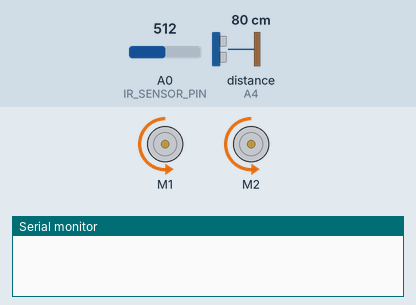
Simulated run of this sketch. Board: Arduino Uno, built with avr-gcc and run on an emulated ATmega328P. Shown: 2 × DC motor (green arrow = forward, orange = backward, longer = faster), the last lines printed to the serial monitor. The inputs (shaded band) are chosen by the test bench; at power-on: A0 (IR_SENSOR_PIN) = 512, distance to the obstacle (sensor on A4) 80 cm. The echo pulse lasts 58.3 µs per cm.

Above: at 2.8 s.
2.9 s: A0 (IR_SENSOR_PIN) set to 782
6.4 s: A0 (IR_SENSOR_PIN) set to 807
At 8.8 s:
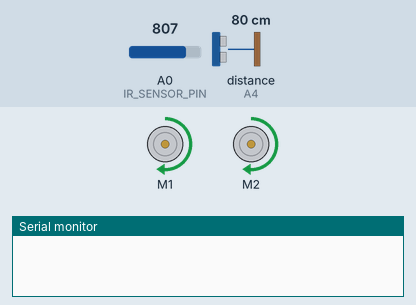
9.5 s: distance to the obstacle (sensor on A4) set to 17 cm
12.2 s: distance to the obstacle (sensor on A4) set to 13 cm
At 12.6 s:
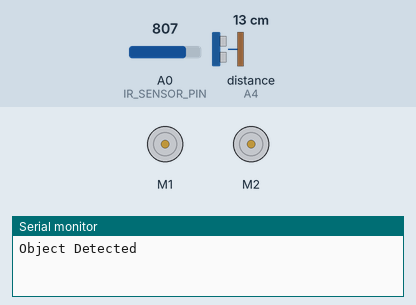
15.7 s: distance to the obstacle (sensor on A4) set to 18 cm
At 16.1 s:
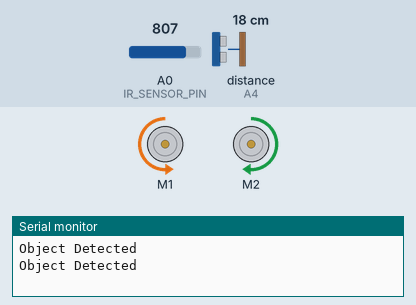
Timing chart, 0 to 18.7 s (numbered marks = the images above; inputs shaded):
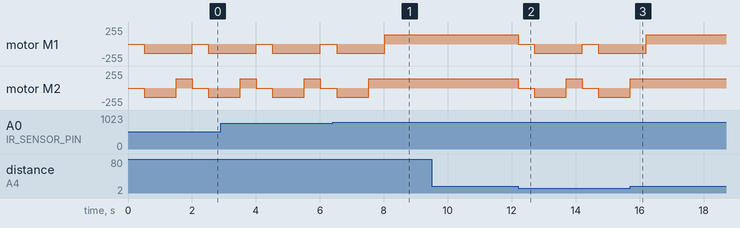

The sketch:

working_smars_code.ino
```cpp
#include <AFMotor.h>
#include <NewPing.h>  // Include NewPing library for ultrasonic sensor

// SMARS Demo with IR sensor for edge detection and Ultrasonic sensor for obstacle avoidance

// Motor definitions
AF_DCMotor R_motor(2);  // defines Right motor connector
AF_DCMotor L_motor(1);  // defines Left motor connector

// Ultrasonic sensor definitions
#define TRIG_PIN  A5  // Trig pazin for ultrasonic sensor
#define ECHO_PIN  A4 // Echo pin for ultrasonic sensor

#define IR_SENSOR_PIN A0  // IR sensor for edge detection
#define IR_THRESHOLD 800  // Example threshold value; adjust based on testing


#define MAX_DISTANCE 200  // Maximum distance we want to measure (in centimeters)
NewPing sonar(TRIG_PIN, ECHO_PIN, MAX_DISTANCE);


void setup() {
  Serial.begin(9600);  // sets up Serial library at 9600 bps
  L_motor.setSpeed(140);  // sets L motor speed
  R_motor.setSpeed(140);  // sets R motor speed
  pinMode(IR_SENSOR_PIN, INPUT);  // Set IR sensor pin as input

  // Initialize motors in the stopped state
  R_motor.run(RELEASE);
  L_motor.run(RELEASE);
}

void loop() {
  // Check for obstacles using the ultrasonic sensor
  if (detectObstacle()) {
    avoidObstacle();  // If an obstacle is detected, avoid it
  }

  // Check for edges using the IR sensor
  if (detectEdge()) {
    avoidEdge();  // If an edge is detected, avoid it
  } else {
    // If no obstacle or edge is detected, move forward
    moveForward();
  }
}

// Function to detect obstacles using the ultrasonic sensor
bool detectObstacle() {
  int distance = sonar.ping_cm();  // Get the distance to the nearest object in centimeters
  if (distance > 0 && distance < 15) {  // If distance is less than 15cm, consider it as an obstacle
  Serial.println("Object Detected");
    return true;
  } else {
    return false;
  }
}

// // Function to detect the edge of the table using the IR sensor
// bool detectEdge() {
//   int sensorValue = digitalRead(IR_SENSOR_PIN);
//   Serial.print("IR Sensor Value: ");  // Print a label
//   Serial.println(sensorValue);  // Print the sensor value to the Serial Monitor
//   if (sensorValue == LOW) {  // LOW indicates no surface below (edge of table)
//   Serial.println("Edge detected!");  // Print message if edge is detected
//     Serial.println("Edge detected!");  // Print message if edge is detected
//     return true;
//   } else {
//     Serial.println("Surface detected.");  // Print message if no edge is detected
//     return false;
//   }
// }

bool detectEdge() {
  int sensorValue = analogRead(IR_SENSOR_PIN);  // Read the analog value from the IR sensor
  //Serial.print("IR Sensor Value: ");  // Print a label
  //Serial.println(sensorValue);  // Print the sensor value to the Serial Monitor

  // Check if the sensor value is below the threshold (indicating an edge)
  if (sensorValue < IR_THRESHOLD) {
    //Serial.println("Edge detected!");  // Print message if edge is detected
    return true;  // Return true to indicate an edge
  } else {
    //Serial.println("Surface detected.");  // Print message if no edge is detected
    return false;  // Return false to indicate no edge
  }
}


// Function to avoid obstacles
void avoidObstacle() {
  stopMoving();  // Stop the robot
  delay(500);  // Wait for half a second
  moveBackward();  // Move backward to avoid the obstacle
  delay(1000);  // Move back for 1 second
  turnLeft();  // Turn left to change direction
  delay(500);  // Turn for half a second
  stopMoving();  // Stop after turning
}

// Function to avoid falling off the edge of the table
void avoidEdge() {
  stopMoving();  // Stop the robot
  delay(500);  // Wait for half a second
  moveBackward();  // Move backward away from the edge
  delay(1000);  // Move back for 1 second
  turnLeft();  // Turn left to move away from the edge
  delay(500);  // Turn for half a second
  stopMoving();  // Stop after turning
}

// Function to move the robot forward
void moveForward() {
  R_motor.run(FORWARD);
  L_motor.run(FORWARD);
}

// Function to move the robot backward
void moveBackward() {
  R_motor.run(BACKWARD);
  L_motor.run(BACKWARD);
}

// Function to turn the robot left
void turnLeft() {
  R_motor.run(FORWARD);
  L_motor.run(BACKWARD);
}

// Function to stop the robot
void stopMoving() {
  R_motor.run(RELEASE);
  L_motor.run(RELEASE);
}
```

Measured:
- the behaviour switches between 799 and 800 on A0 (IR_SENSOR_PIN) (found by bisection; images 0 and 1)
- the behaviour switches between 15 and 14 cm on distance to the obstacle (sensor on A4) (found by bisection; images 1 and 2)
- after the input at 6.4 s, motor M2: goes on until 7.5 s, then stays forward 140/255
- after the input at 9.5 s, every drawn part: stays the same
- after the input at 12.2 s, motor M1: alternates backward 140/255 for 1.5 s and stopped for 0.50 s, starting at once; motor M2: forward 140/255 → stopped at once, → backward 140/255 0.50 s later, → forward 140/255 1.0 s later, → stopped 0.50 s later, … (5 changes in this stretch)
- after the input at 15.7 s, motor M2: goes on until 15.7 s, then stays forward 140/255
